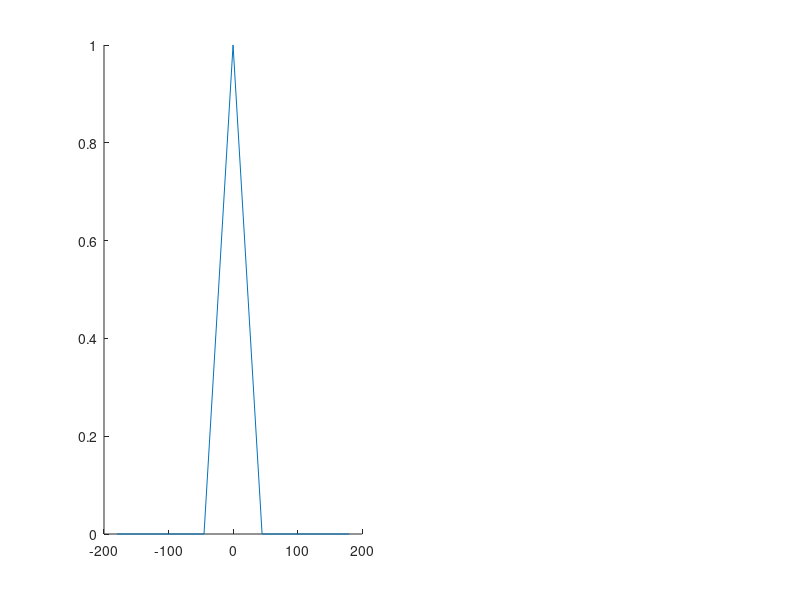

Source code (MATLAB): (Note: this script raises an error after producing the figure.)
clear

DEGREES = 0:45:315;
GAUS_WIDTH = [5:5:150];
PD = 180;
NOISE_STD = 0:0.1:3;
NUM_TRIALS_PER_COND = 100;
REPEATS = 1000;

figure;
ax1 = subplot(1,2,1); hold(ax1,"on") 


for i = 1:length(GAUS_WIDTH)

  %  DEGREES = DEGREES(randperm(length(DEGREES),2));
    
    disp ([num2str(i) '/' num2str(length(GAUS_WIDTH))])
    tc = normpdf(DEGREES,PD,GAUS_WIDTH(i));

    % normaliztion
    tc = tc - min(tc);
    tc = tc/max(tc);

    plot(ax1,-180:45:180,[tc tc(1)])
    leg1{i} = num2str(GAUS_WIDTH(i));
    
    tc_per_trial = repmat(tc,NUM_TRIALS_PER_COND,1);
    
    for j=1:length(NOISE_STD)
    
        if i==1
            leg2{j} = num2str(NOISE_STD(j)); 
        end
        for r=1:REPEATS

            response = tc_per_trial+NOISE_STD(j)*randn(size(tc_per_trial));
            labels = repmat(DEGREES,NUM_TRIALS_PER_COND,1);

            tmp = calOmegaSquare(response(:)',{labels(:)'},...
                'direction','includeTime',false);

            omega(r,i,j) = tmp.value';
        end
    end
end

xlabel(ax1,'direction')
ylabel(ax1,'TC')
legend(ax1,leg1)
%%
aveOmega = squeeze(mean(omega,1));
semOmega = squeeze(nanSEM(omega,1));

ax2 = subplot(1,2,2)
ax2 = errorbar(repmat(GAUS_WIDTH,length(NOISE_STD),1)',aveOmega,semOmega)

xlabel('TC width')
ylabel('Omega')
title('Effect size dependence on width for different STDs')
legend(ax2,leg2)
%%
load('pursuit ave pop.mat')

aveOmega = squeeze(mean(omega,1));
semOmega = squeeze(nanSEM(omega,1));


figure;hold on
imagesc(GAUS_WIDTH,NOISE_STD,aveOmega')
colormap gray
xlabel('TC width')
ylabel('Noise STD')
colorbar



TOL = [0.012, 0.002,0.003,0.007];
col = {'r','y','b','g'};
for i = 1:length(pop_mean_effect)
    [x,y] = find(abs(aveOmega-pop_mean_effect(i))<TOL(i));
    [~, inxSort] = unique(x); 
    x = x(inxSort); y = y(inxSort);
    [~,inxSort]= sort(x);
    plot(GAUS_WIDTH(x(inxSort)),NOISE_STD(y(inxSort)),[col{i} '.'])
end